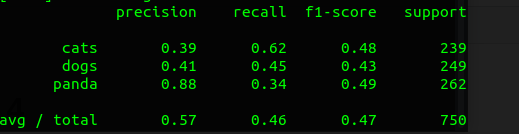
#> input picture PESU_IO/Machine_Learning/k_3.png, 519 x 134 px; its folder holds 2 pictures in this run
$ python main.py --dataset .
#> lines starting #> are read from the running program, lines starting #| are printed output that depends on the picture
import argparse
from sklearn.neighbors import KNeighborsClassifier
from sklearn.preprocessing import LabelEncoder
from sklearn.model_selection import train_test_split
from sklearn.metrics import classification_report
import os
#from simplepreprocessor import *
#from simpledatasetloader import *
#from simpleflattenpreprocessor import *
import numpy as np
import cv2


class SimplePreprocessor:
	def __init__(self, width, height, inter=cv2.INTER_AREA):#INTER_AREA and similar functions like INTER_LINEAR, INTER_CUBE groups some pixels together
		self.width = width
		self.height = height
		self.inter = inter

	def preprocess(self, image):
		return cv2.resize(image, (self.width, self.height), interpolation=self.inter)


class SimpleFlattenPreprocessor:
	def __init__(self):
		pass

	def preprocess(self, image):
		return image.flatten()


class SimpleDatasetLoader:
	def __init__(self, preprocessors=None):#some functions which you want to apply in a given order
		self.preprocessors = preprocessors

		if self.preprocessors is None:
				self.preprocessors = []

	def load(self, imagePaths, verbose=-1):
		data = []
		labels = []

		for (i, imagePath) in enumerate(imagePaths):
			image = cv2.imread(imagePath)
			label = imagePath.split(os.path.sep)[-2]#using the folder name to sort

			if self.preprocessors is not None:
				for p in self.preprocessors:
					image = p.preprocess(image)
					print("preprocess image shape", image.shape)
			data.append(image)
			# append the corresponding label to the labels list
			labels.append(label)

		if verbose > 0 and i > 0 and (i + 1)%verbose == 0:
				print("[INFO] processed {}/{}".format(i+1, len(imagePaths)))

		return (np.array(data), np.array(labels))


ap = argparse.ArgumentParser()
ap.add_argument("-d", "--dataset", help="path to the image dataset", required=True, type=str)
ap.add_argument("-k", "--neighbors", help="# of nearest neighbors for classification", type=int, default=1)
ap.add_argument("-p", "--preprocess", help="height followed by width to resize", default=[32, 32], nargs='+', type=int) # nargs ='+', and type=int makes ap.preprocess as a list #https://stackoverflow.com/questions/33564246/passing-a-tuple-as-command-line-argument
cmdDict = vars(ap.parse_args())
print("----------Passed arguments printed as dictionary----------")
print(cmdDict)

dataset_path=cmdDict['dataset']
imagePaths=[]

validExtensions = ['jpg', 'jpeg', 'png', 'bmp']
for pathName, folderNames, fileNames in os.walk(dataset_path):
	for fileName in fileNames:
		if fileName.split(".")[-1] in validExtensions:
			imagePaths.append(pathName+"/"+fileName)

new_width = cmdDict['preprocess'][1]
new_height = cmdDict['preprocess'][0]
sp = SimplePreprocessor(new_width, new_height)
sfp = SimpleFlattenPreprocessor()
sdl = SimpleDatasetLoader(preprocessors = [sp,sfp])#ordered processes


(data, labels) = sdl.load(imagePaths, verbose=500)
#> in load, image is the input picture: shape (134, 519, 3); mean B, G, R 7.2, 17.5, 7.1
#> the loop in load, `for p in self.preprocessors:` made 2 passes
#> pass 1, in load, `image = p.preprocess(image)`:
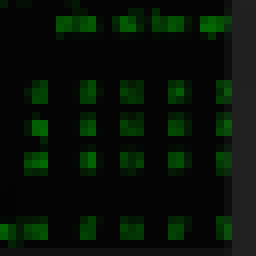
#> image: shape (32, 32, 3) (shown 8 times larger); mean B, G, R 7.2, 17.5, 7.1
#> after the loop in load, `for p in self.preprocessors:`: image = 3072 values, max 107 at index 1936, min 2 at index 363, mean 10.61
#> pass 2 of the loop in load, `for (i, imagePath) in enumerate(imagePaths):`:
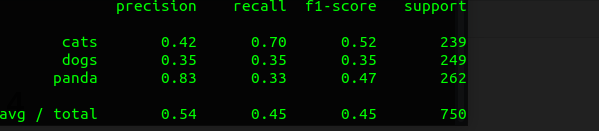
#> input picture PESU_IO/Machine_Learning/k_4.png, 599 x 131 px
#> in load, image is the input picture: shape (131, 599, 3); mean B, G, R 11.1, 20.1, 11
#> the loop in load, `for p in self.preprocessors:` made 2 passes
#> pass 1, in load, `image = p.preprocess(image)`:
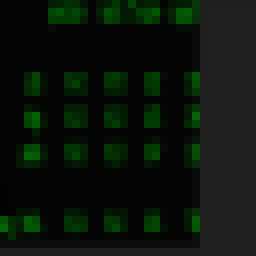
#> image: shape (32, 32, 3) (shown 8 times larger); mean B, G, R 11.1, 20.1, 11
#> after the loop in load, `for p in self.preprocessors:`: image = 3072 values, max 100 at index 2689, min 3 at index 20, mean 14.07
print("data.shape", data.shape)
#| data.shape (2, 3072)
print("Example string labels",labels[0:5])
#| Example string labels ['.' '.']

print("[INFO] feature matrix : {:.3f}MB".format(data.nbytes/(1024*1000.0)))
#| [INFO] feature matrix : 0.006MB

le = LabelEncoder()
labels = le.fit_transform(labels)
#> labels = [0, 0]

(trainX, testX, trainY, testY) = train_test_split(data, labels, test_size=0.25, random_state = 42)#splitting 75% training and 25% testing,random state is just a seed value
#> trainY = [0]; testY = [0]

print("trainX", trainX.shape)
#| trainX (1, 3072)
print("trainY", trainY.shape)
#| trainY (1,)

print("[INFO] evaluating k-NN classifier...")

model = KNeighborsClassifier(n_neighbors = cmdDict["neighbors"])
model.fit(trainX, trainY)


y_cap = model.predict(testX)
#> y_cap = [0]
y = testY
#> y = [0]
print(classification_report(y, y_cap, target_names = le.classes_))
#|               precision    recall  f1-score   support
#|            .       1.00      1.00      1.00         1
#|     accuracy                           1.00         1
#|    macro avg       1.00      1.00      1.00         1
#| weighted avg       1.00      1.00      1.00         1
